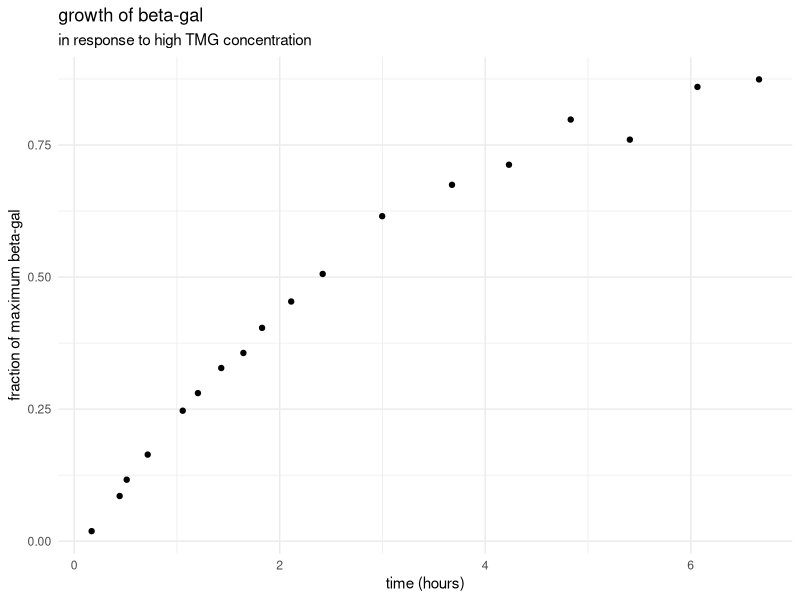
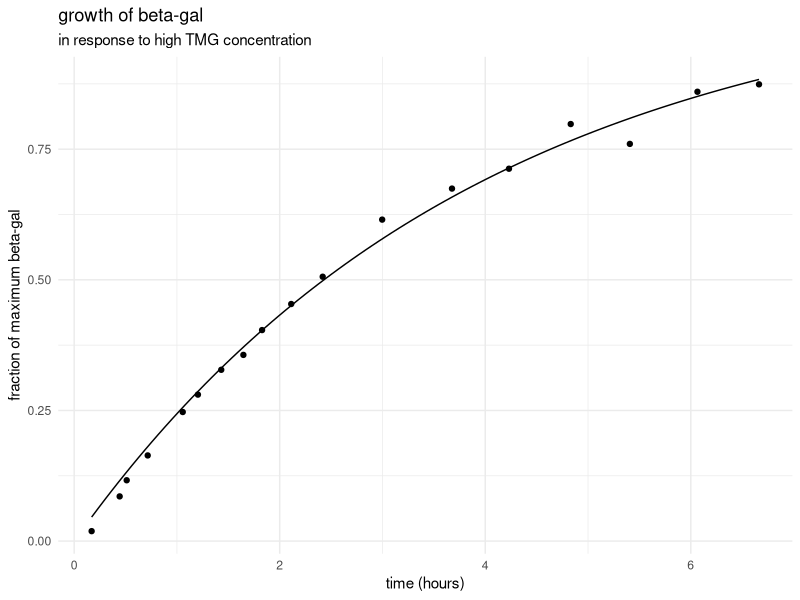
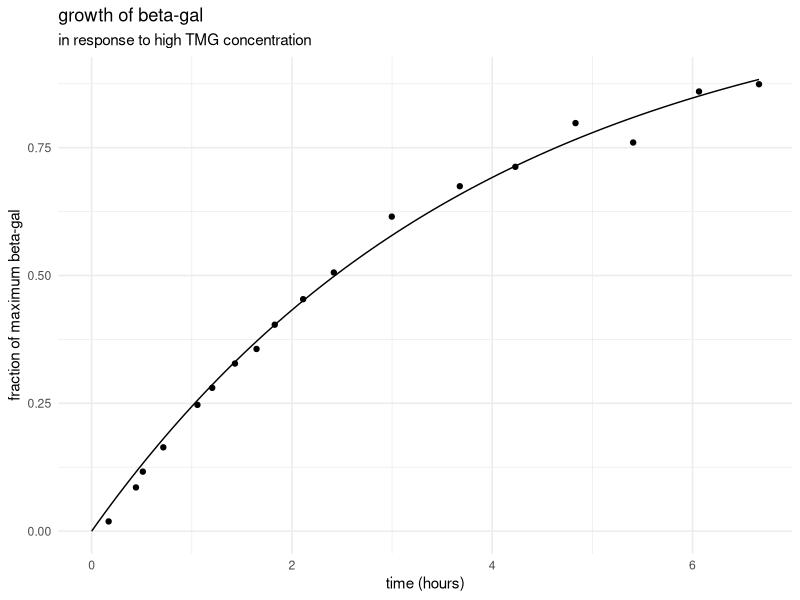
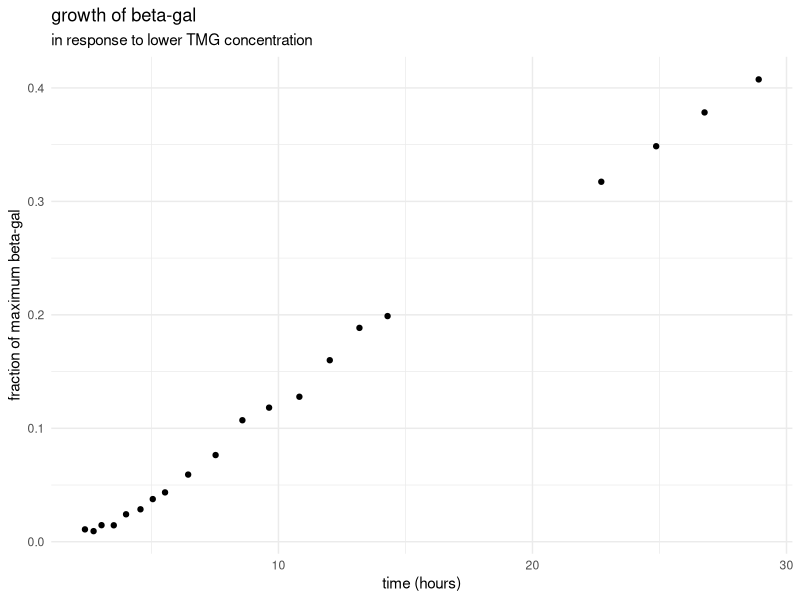
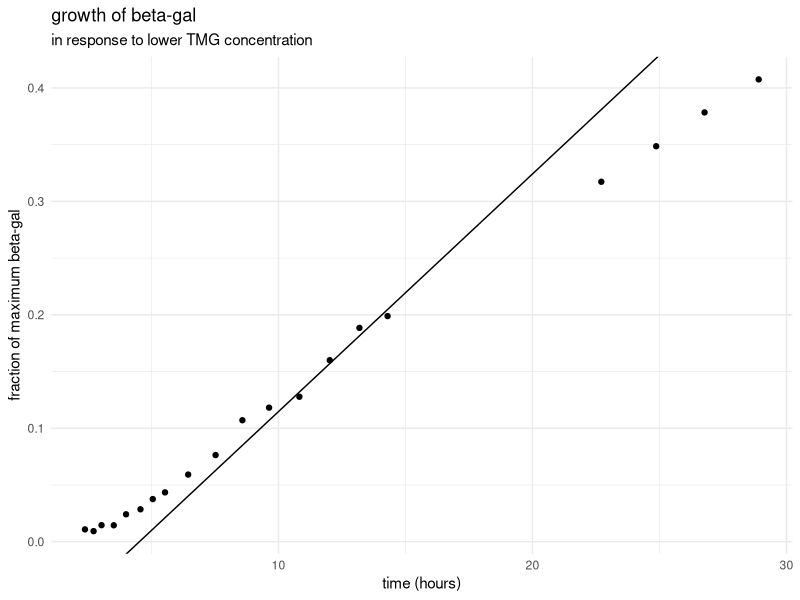

Generate these figures, in order, with R: (Note: this script raises an error after producing the figures.)
## ---- chunk 1
knitr::opts_chunk$set(echo = FALSE)
library(tidyverse)
theme_set(theme_minimal())
## ---- chunk 2
#import A;
novick_a <- read.csv("data/g149novickA.csv", header = FALSE) 
novick_a <- novick_a %>%   
  # separate columns and add titles;
  separate_wider_delim(1, ",", names = c("t", "concentration")) %>%
  # render as number
  mutate_if(is.character, as.numeric) %>%
  # show result
  glimpse()

#import B; 
novick_b <- read.csv("data/g149novickB.csv", header = FALSE) 
novick_b <- novick_b %>%   
  # separate columns and add titles;
  separate_wider_delim(1, ",", names = c("t", "concentration")) %>% 
  # render as number
  mutate_if(is.character, as.numeric) %>%
  # show result
  glimpse()

## ---- chunk 3
a_q1_graph <- novick_a %>%
  ggplot(aes(x = t, y = concentration)) + 
  geom_point() + 
  labs(
    title = "growth of beta-gal ",
    subtitle = "in response to high TMG concentration",
    x = "time (hours)", 
    y = "fraction of maximum beta-gal"
  ) 
print(a_q1_graph)
## ---- chunk 4
#define function
growth_a <- function (t, ampl, tau) (ampl*(1- exp(-(t/tau))))
  
#fit function without (0,0)
a_q2_fn <- nls(novick_a$concentration ~ growth_a(t, ampl, tau), data = novick_a, start = list(ampl = 1.26, tau = 2.62))

# store coefficients
coef_a2 <- coef(a_q2_fn)

# plot fitted curve over data
novick_a %>%
  ggplot(aes(x = t, y = concentration)) + 
  geom_point(data = novick_a) + 
  labs( 
    title = "growth of beta-gal", 
    subtitle = "in response to high TMG concentration", 
    x = "time (hours)", 
    y = "fraction of maximum beta-gal"
  )+
  stat_function(fun = growth_a, 
                args = c(ampl = coef_a2[[1]], 
                         tau = coef_a2[[2]]))
## ---- chunk 5

#fit data with (0,0)

# add (0,0) to data
a_q3_df <- novick_a %>%
  rbind(c(0,0))
# fit data again
a_q3_fit <- nls(a_q3_df$concentration ~ growth_a(t, ampl, tau), data = a_q3_df, start = list(ampl = 1.26, tau = 2.62))

coef_a3 <- coef(a_q3_fit)

coef_comp <- coef_a2 %>% 
  rbind (coef_a3) %>%
  print()

# plot new fitted curve over data
a_q3_df %>%
  ggplot(aes(x = t, y = concentration)) + 
  geom_point(data = novick_a) + 
  labs( 
    title = "growth of beta-gal", 
    subtitle = "in response to high TMG concentration", 
    x = "time (hours)", 
    y = "fraction of maximum beta-gal"
  )+
  stat_function(fun = growth_a, 
                args = c(ampl = coef_a3[[1]], 
                         tau = coef_a3[[2]]))

## ---- chunk 6
novick_b %>%
  ggplot(aes(x = t, y = concentration)) + 
  geom_point() + 
  labs(
    title = "growth of beta-gal", 
    subtitle = "in response to lower TMG concentration", 
    x = "time (hours)", 
    y = "fraction of maximum beta-gal"
  ) 
## ---- chunk 7
# get data for 10<=t<=15
b_q2 <- novick_b %>% 
  filter(t >= 10) %>% 
  filter(t <= 15)
# fit straight line for 10<= t <= 15

b_q2_fit <- lm(b_q2$concentration ~ b_q2$t)
coef_b2 <- coef(b_q2_fit)
  # plot
novick_b %>%
  ggplot(aes(x = t, y = concentration)) + 
  geom_point() + 
  labs(
    title = "growth of beta-gal", 
    subtitle = "in response to lower TMG concentration", 
    x = "time (hours)", 
    y = "fraction of maximum beta-gal"
  ) + 
  geom_abline(
    intercept = coef_b2[[1]], 
    slope = coef_b2[[2]])


## ---- chunk 8
# fit function from a
# define function
growth_b3 <- function (t, ampl, tau) (ampl*(1- exp(-(t/tau))))

# fit function
b_q3 <- nls(novick_b$concentration ~ growth_b3(t, ampl, tau), data = novick_b, start = list(ampl = 0.8, tau = 100))

coef_b3 <- coef(b_q3)

# plot the fitted function
novick_b %>%
  ggplot(aes(x = t, y = concentration)) + 
  geom_point() + 
  labs( 
    title = "growth of beta-gal", 
    subtitle = "in response to lower TMG concentration", 
    x = "time (hours)", 
    y = "fraction of maximum beta-gal"
  )  +
  stat_function(fun = growth_b3, 
                args = c(ampl = coef_b3[[1]], 
                         tau = coef_b3[[2]]))
## ---- chunk 9
# Separate data for t<= 15

b_q4_df <- novick_b %>%
  filter(t <= 15)


# define function
growth_b4 <- function (t, beta, tau) (beta * (-1 + t/tau + exp(-t/tau)))

# fit function
b_q4 <- nls(b_q4_df$concentration ~ growth_b4(t, beta, tau), data = b_q4_df, start = list(beta = 1, tau = 1))



coef_b4 <- coef(b_q4)

# plot the new fitted function
# the data of t>15 is in blue and the rest is in red

b_q4_df %>%
  ggplot(aes(x = t, y = concentration)) + 
  geom_point(aes(color = "blue")) + 
  grom_point(data = novick_b, aes(color = "red"))
  labs( 
    title = "growth of beta-gal", 
    subtitle = "in response to high TMG concentration", 
    x = "time (hours)", 
    y = "fraction of maximum beta-gal"
  )  +
  stat_function(fun = growth_b4, 
                args = c(beta = coef_b4[[1]], 
                         tau = coef_b4[[2]]))
